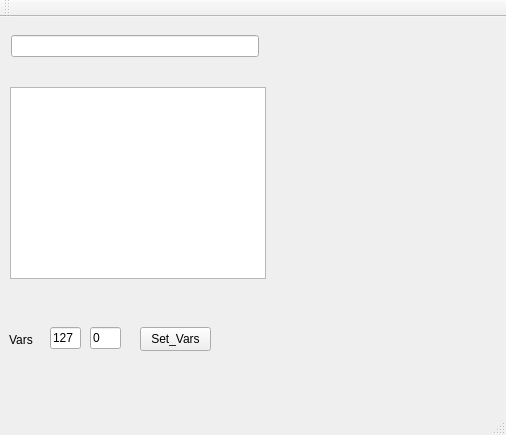
<?xml version="1.0" encoding="UTF-8"?>
<ui version="4.0">
 <class>MainWindow</class>
 <widget class="QMainWindow" name="MainWindow">
  <property name="geometry">
   <rect>
    <x>0</x>
    <y>0</y>
    <width>506</width>
    <height>435</height>
   </rect>
  </property>
  <property name="windowTitle">
   <string>XXX</string>
  </property>
  <property name="styleSheet">
   <string notr="true"/>
  </property>
  <widget class="QWidget" name="centralWidget">
   <widget class="QTextBrowser" name="textBrowser_LOG">
    <property name="geometry">
     <rect>
      <x>10</x>
      <y>70</y>
      <width>256</width>
      <height>192</height>
     </rect>
    </property>
    <property name="styleSheet">
     <string notr="true"/>
    </property>
   </widget>
   <widget class="QLineEdit" name="lineEdit_var_b">
    <property name="geometry">
     <rect>
      <x>50</x>
      <y>310</y>
      <width>31</width>
      <height>22</height>
     </rect>
    </property>
    <property name="text">
     <string>127</string>
    </property>
   </widget>
   <widget class="QPushButton" name="pushButton_Set_Vars">
    <property name="geometry">
     <rect>
      <x>140</x>
      <y>310</y>
      <width>71</width>
      <height>24</height>
     </rect>
    </property>
    <property name="styleSheet">
     <string notr="true"/>
    </property>
    <property name="text">
     <string>Set_Vars</string>
    </property>
   </widget>
   <widget class="QLabel" name="label">
    <property name="geometry">
     <rect>
      <x>9</x>
      <y>315</y>
      <width>32</width>
      <height>16</height>
     </rect>
    </property>
    <property name="text">
     <string>Vars</string>
    </property>
   </widget>
   <widget class="QLineEdit" name="lineEdit_var_a">
    <property name="geometry">
     <rect>
      <x>90</x>
      <y>310</y>
      <width>31</width>
      <height>22</height>
     </rect>
    </property>
    <property name="text">
     <string>0</string>
    </property>
   </widget>
   <widget class="QWidget" name="layoutWidget">
    <property name="geometry">
     <rect>
      <x>0</x>
      <y>0</y>
      <width>270</width>
      <height>58</height>
     </rect>
    </property>
    <layout class="QGridLayout" name="gridLayout_2">
     <item row="0" column="0" colspan="2">
      <layout class="QHBoxLayout" name="horizontalLayout">
       <item>
        <widget class="QLineEdit" name="lineEdit_message">
         <property name="minimumSize">
          <size>
           <width>150</width>
           <height>0</height>
          </size>
         </property>
         <property name="styleSheet">
          <string notr="true"/>
         </property>
        </widget>
       </item>
      </layout>
     </item>
    </layout>
   </widget>
  </widget>
  <widget class="QMenuBar" name="menuBar">
   <property name="geometry">
    <rect>
     <x>0</x>
     <y>0</y>
     <width>506</width>
     <height>21</height>
    </rect>
   </property>
  </widget>
  <widget class="QToolBar" name="mainToolBar">
   <attribute name="toolBarArea">
    <enum>TopToolBarArea</enum>
   </attribute>
   <attribute name="toolBarBreak">
    <bool>false</bool>
   </attribute>
  </widget>
  <widget class="QStatusBar" name="statusBar"/>
 </widget>
 <layoutdefault spacing="6" margin="11"/>
 <resources/>
 <connections/>
</ui>
